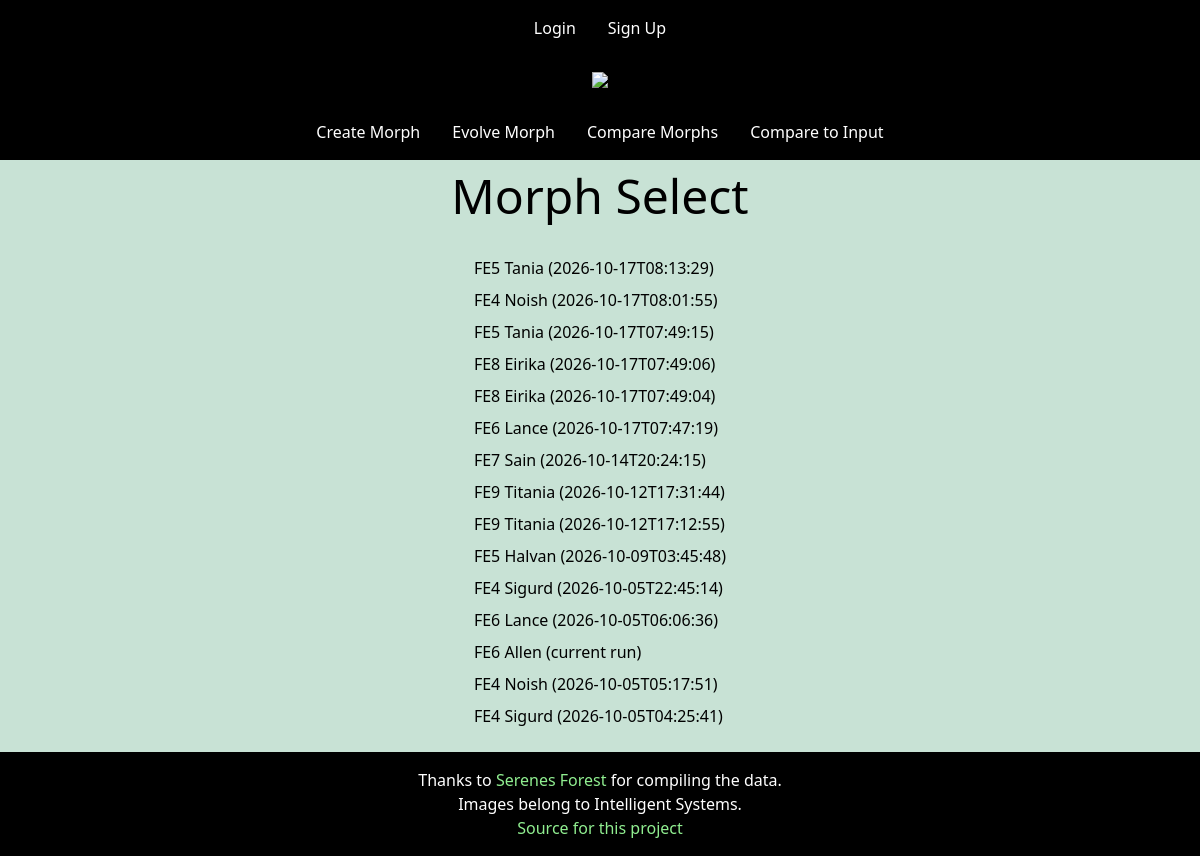
The app's page /morphs/, older data.
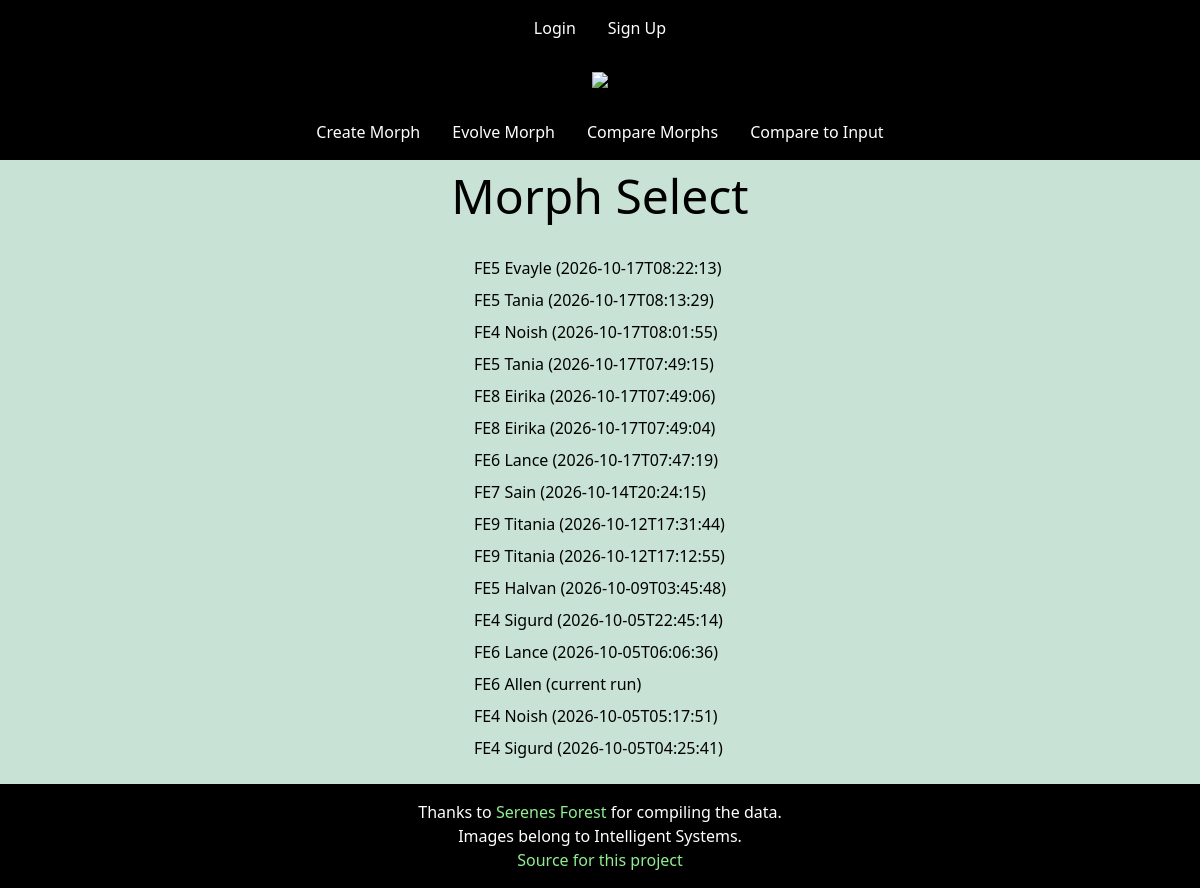
The same page, newer data.
### dracogate/models.py (models this page shows, shortened)
class VirtualMorph(models.Model):
    owner = models.ForeignKey(
        to=User,
        null=True,
        on_delete=models.CASCADE,
    )
    name = models.CharField(
        default=vmorph_name_generator,
        max_length=32,
    )
    creation_date = models.DateTimeField(
        auto_now_add=True,
    )
    game_no = models.PositiveSmallIntegerField(
    )
    unit = models.CharField(
    )
    init_options = models.JSONField(
        default=dict,
    )
    history = models.JSONField(
        default=list,
    )
    stats = models.JSONField(
        default=dict,
    )
    class Meta:
        unique_together = ["owner", "name"]

### dracogate/views.py (the view)
# urls.py: path("", views.MorphListView.as_view(), name="morph_list"),
class MorphListView(ListView):
    template_name = "dracogate/morph_list.html"
    model = VirtualMorph
    def get_context_data(self, **kwargs):
        context = super().get_context_data(**kwargs)
        return context
    def get_queryset(self, **kwds):
        user = (None if self.request.user.is_authenticated is False else self.request.user)
        queryset = self.model.objects.filter(owner=user).order_by("-creation_date")
        return queryset

### dracogate/templates/dracogate/morph_list.html
{% extends "_base.html" %}
{% load static %}
{% block main %}
<article id="morph_list">
  <h1>Morph Select</h1>
  <ol class="m-4">
  {% for virtualmorph in virtualmorph_list %}
    <li class="m-2">
      <a href="{% url 'dracogate:morph_detail' virtualmorph.id %}" class="hover:underline">
        FE{{virtualmorph.game_no}} {{virtualmorph.unit}} ({{ virtualmorph.name }})
      </a>
    </li>
  {% endfor %}
  </ol>
</article>
{% endblock %}

Row changes from the older to the newer data that the page shows:
added VirtualMorph: game_no "5", unit "Evayle", name "2026-10-17T08:22:13"
